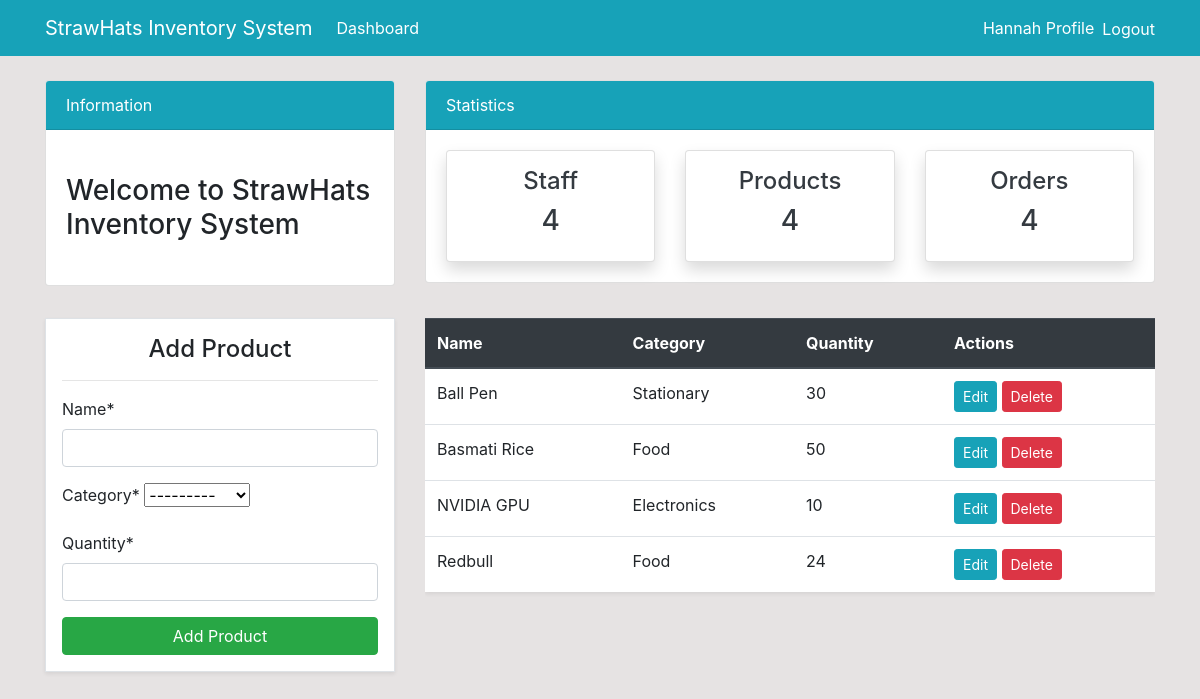
The page /product/ (signed in) on the database as committed earlier.
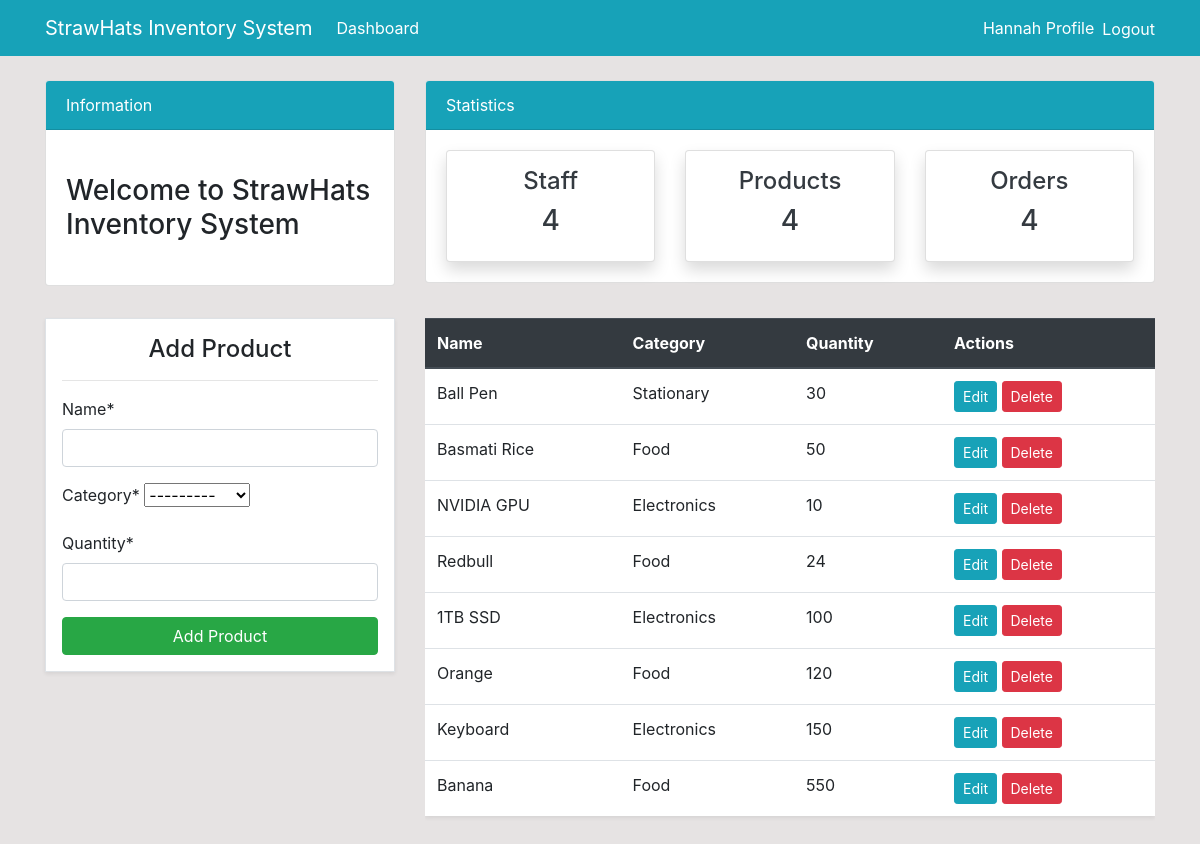
The same page on the database as committed later.
### dashboard/models.py (models this page shows, shortened)
class Product(models.Model):
    name = models.CharField(max_length=100, null=True)
    category=models.CharField(max_length=20, choices=CATEGORY, null=True)
    quantity=models.PositiveIntegerField(null=True)
    class Meta:
        verbose_name_plural = 'Product'

### dashboard/views.py (the view)
# urls.py: path('product/', views.product, name='dashboard-product'),
@login_required
def product(request):
    products = Product.objects.all()
    if request.method == 'POST':
        form = ProductForm(request.POST)
        if form.is_valid():
            product = form.save()
            product_name = product.name
            messages.success(request, f'Product "{product_name}" has been successfully added!')
            return redirect('dashboard-product')
        else:
            messages.error(request, 'Failed to add the product. Please check the form for errors.')
    else:
        form = ProductForm()
    if not products.exists():
        messages.info(request, 'No products are currently available. Start by adding a new product!')
    context = {
        'items': products,
        'form': form,
    }
    return render(request, 'dashboard/product.html', context)

### dashboard/forms.py
class ProductForm(forms.ModelForm):
    class Meta:
        model = Product
        fields = ['name', 'category', 'quantity']

### templates/dashboard/product.html (shortened to what this page needs)
{% extends 'partials/base.html' %}
{% load crispy_forms_tags %}
{% block content %}
{% include 'partials/topnav.html' %}
<div class="container">
    <div class="row my-4">
        <div class="col-md-4">
            <div class="border bg-white p-3 shadow-sm">
                <h4 class="text-center">Add Product</h4>
                <hr>
                <form method="POST">
                    {{ form|crispy }}
                    <button class="btn btn-success w-100" type="submit">Add Product</button>
                </form>
            </div>
        </div>
        <div class="col-md-8">
            <div class="table-responsive">
                <table class="table table-hover bg-white shadow-sm">
                    <thead class="thead-dark">
                        <tr>
                            <th scope="col">Name</th>
                            <th scope="col">Category</th>
                            <th scope="col">Quantity</th>
                            <th scope="col">Actions</th>
                        </tr>
                    </thead>
                    <tbody>
                        {% if items %}
                        {% for item in items %}
                        <tr>
                            <td>{{ item.name }}</td>
                            <td>{{ item.category }}</td>
                            <td>{{ item.quantity }}</td>
                            <td>
                                <a class="btn btn-info btn-sm" href="{% url 'dashboard-product-update' item.id %}">Edit</a>
                                <a class="btn btn-danger btn-sm" href="{% url 'dashboard-product-delete' item.id %}">Delete</a>
                            </td>
                        </tr>
                        {% endfor %}
                        {% else %}
                        <tr>
                            <td colspan="4" class="text-center text-muted">No products found. Add a product to get started!</td>
                        </tr>
                        {% endif %}
                    </tbody>
                </table>
            </div>
        </div>
    </div>
</div>
{% endblock %}

### templates/partials/base.html (shortened to what this page needs)
{% load static%}
<!doctype html>
<html lang="en">
  <head>
    <link rel="stylesheet" href="https://cdn.jsdelivr.net/npm/bootstrap@4.6.2/dist/css/bootstrap.min.css">
    <link rel="stylesheet" href="{% static '/style.css' %}">
  </head>
  <body>
    {% include 'partials/nav.html' %}
    {% block content %}
    {% endblock %}
  </body>
</html>

### templates/partials/nav.html (shortened to what this page needs)
<nav class="navbar navbar-expand-lg navbar-info bg-info">
    <div class="container">
        <a class="navbar-brand text-white" href="{% url 'dashboard-index' %}">StrawHats Inventory System</a>
        <div class="collapse navbar-collapse" id="navbarSupportedContent">
            {% if user.is_authenticated %}
            <ul class="navbar-nav mr-auto">
                <li class="nav-item d-flex align-items-center">
                    <a class="nav-link text-white" href="{% url 'dashboard-index' %}">Dashboard </a>
                </li>
            </ul>
            <ul class="navbar-nav ml-auto">
                <li class="nav-item d-flex align-items-center">
                    <a class="nav-link text-white" href="{% url 'user-profile' %}">{{ user.username}} Profile </a>
                </li>
                <li class="nav-item d-flex align-items-center">
                    <form method="post" action="{% url 'user-logout' %}" class="d-inline">
                        <button type="submit" class="btn btn-link text-white" style="padding: 0; background: none; border: none; margin: 0;">
                            Logout
                        </button>
                    </form>
                </li>
            </ul>
            {% endif %}
        </div>
    </div>
</nav>

### templates/partials/topnav.html (shortened to what this page needs)
    <div class="container">
        <div class="row mt-4">
            <div class="col-md-4">
                <div class="card">
                    <div class="card-header bg-info text-white">
                        Information
                    </div>
                    <div class="card-body">
                        <marquee behavior="" direction="">
                            <h3 class="my-4">Welcome to StrawHats Inventory System</h3>
                        </marquee>
                    </div>
                </div>
            </div>
            <div class="col-md-8">
                <div class="card">
                    <div class="card-header bg-info text-white">
                        Statistics
                    </div>
                    <div class="card-body">
                        <div class="row">
                            <div class="col-md-4">
                                <a class="text-decoration-none text-dark" href="{% url 'dashboard-staff' %}">
                                    <div class="card my-card shadow text-center p-3">
                                        <h4>Staff </h4>
                                        <h3>4</h3>
                                    </div>
                                </a>
                            </div>
                            <div class="col-md-4">
                                <a class="text-decoration-none text-dark" href="{% url 'dashboard-product' %}">
                                    <div class="card my-card shadow text-center p-3">
                                        <h4>Products </h4>
                                        <h3>4</h3>
                                    </div>
                                </a>
                            </div>
                            <div class="col-md-4">
                                <a class="text-decoration-none text-dark" href="{% url 'dashboard-order' %}">
                                    <div class="card my-card shadow text-center p-3">
                                        <h4>Orders </h4>
                                        <h3>4</h3>
                                    </div>
                                </a>
                            </div>
                        </div>
                    </div>
                </div>
            </div>
        </div>
    </div>

### static/style.css (style rules this page uses)
body { background: rgb(230, 227, 227); }

Rows that differ between the two databases and show on the page:
added Product: name "1TB SSD", category "Electronics", quantity "100"
added Product: name "Orange", category "Food", quantity "120"
added Product: name "Keyboard", category "Electronics", quantity "150"
added Product: name "Banana", category "Food", quantity "550"
